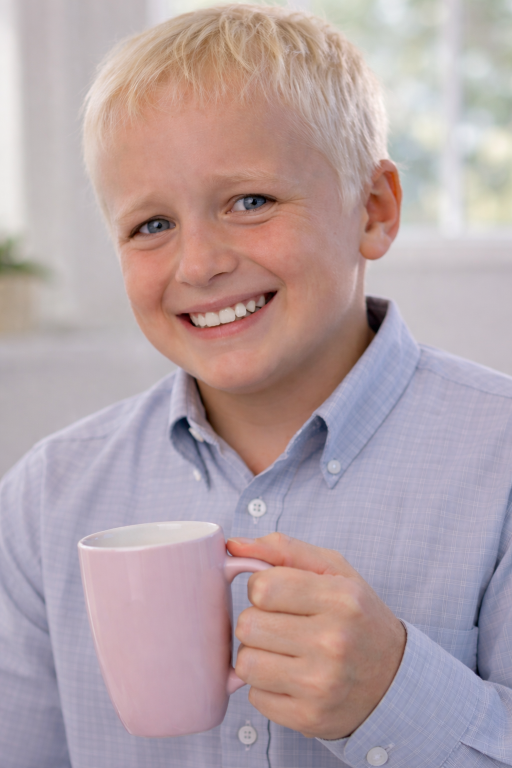
#> input picture data/patient_assets/Patients/kid.png, 1024 x 1536 px (shown at 1/2 size)
$ python -i chart_renderer.py   (imports and definitions only)
#> lines starting #> are read from the running program, lines starting #| are printed output that depends on the picture; after the words box and inside, x2 and y2 are one past the last pixel; in counts of white or black regions, pixels touching at a corner belong together
from __future__ import annotations

import math
import os
import re
import tempfile
import textwrap
import uuid
import warnings
from html import escape
from typing import Callable, Sequence

from rem_card.ui.styles.theme import (
    BG_ALT_ROW,
    BG_CARD,
    BORDER_COLOR,
    BORDER_LIGHT,
    TEXT_PRIMARY,
    TEXT_SECONDARY,
)

# Reports are printed and archived; keep the source PNG at print quality.
# ``fit_chart_images_to_width`` makes a separate smaller copy for the preview.
CHART_DPI = 300
CHART_HTML_WIDTH = 860
MIN_FIGURE_WIDTH_IN = 8.5
MIN_FIGURE_HEIGHT_IN = 3.6


# [196 lines left out: functions configure_chart_style, save_plot, chart_image_html, fit_chart_images_to_width, plot_pie_with_legend, _resized_image_path, not called in this run]


def _trim_image_whitespace(path: str, padding: int = 26) -> None:
#> called with padding = 26
    try:
        from PIL import Image, ImageChops
    except Exception:
        return

    try:
        with Image.open(path) as image:
#> image is the input picture: PIL image 1024x1536 RGB; mean R, G, B 180, 162, 165.7
            source = image.convert("RGB")
            background_color = source.getpixel((0, 0))
#> background_color = (220, 216, 218)
            background = Image.new("RGB", source.size, background_color)
            diff = ImageChops.difference(source, background).convert("L")
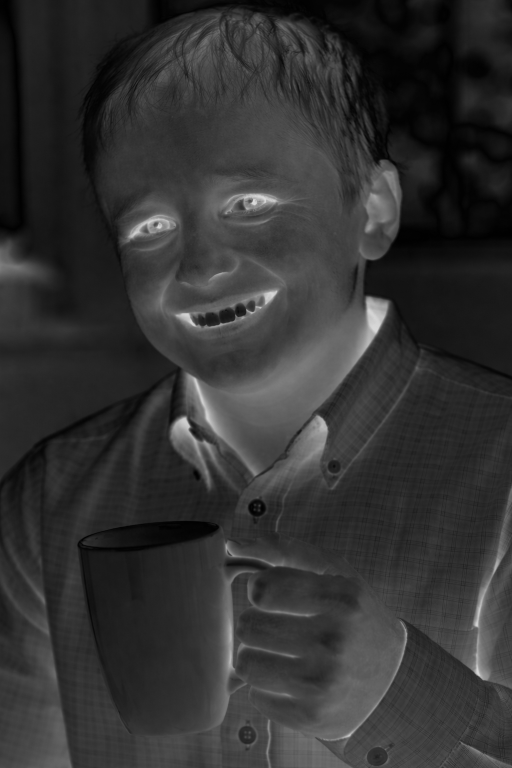
#> diff: PIL image 1024x1536 L (shown at 1/2 size); min 0, max 217, mean 50.4
            mask = diff.point(lambda px: 255 if px > 8 else 0)
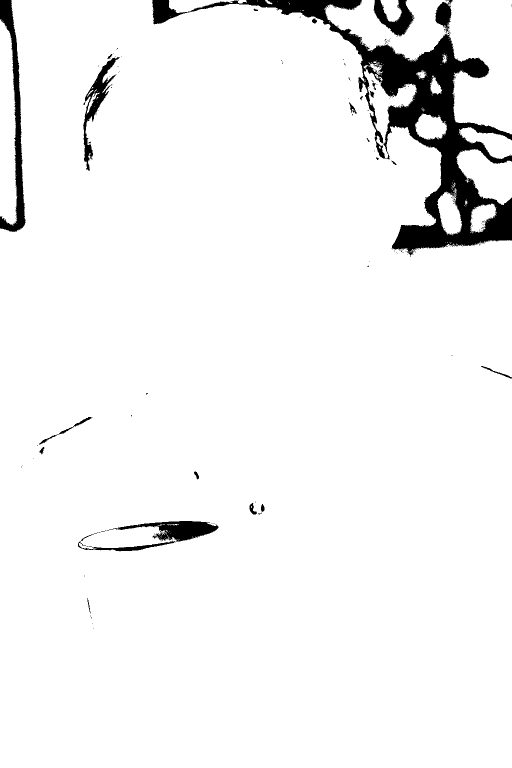
#> mask: PIL image 1024x1536 L (shown at 1/2 size); 95.1% white; 222 black regions (199 under 20 px), largest, box (x1, y1, x2, y2) and area: (304, 0, 1024, 513) 55956, (0, 0, 51, 464) 6891, (214, 1042, 437, 1084) 4033
            bbox = mask.getbbox()
#> bbox = (0, 0, 1024, 1536)
            if not bbox:
                return
            left = max(0, bbox[0] - padding)
#> left = 0
            top = max(0, bbox[1] - padding)
#> top = 0
            right = min(source.width, bbox[2] + padding)
#> right = 1024
            bottom = min(source.height, bbox[3] + padding)
#> bottom = 1536
            if left == 0 and top == 0 and right == source.width and bottom == source.height:
                return
            image.crop((left, top, right, bottom)).save(path, format="PNG", optimize=True)
    except Exception:
        return


# [106 lines left out: functions _wrap_axis_label, _preferred_font, _prepare_figure, _to_float, _clean_label, _format_number and 1 more, not called in this run]

>>> result = _trim_image_whitespace('../../data/patient_assets/Patients/kid.png')

$ run again, on data/patient_assets/Patients/woman.png
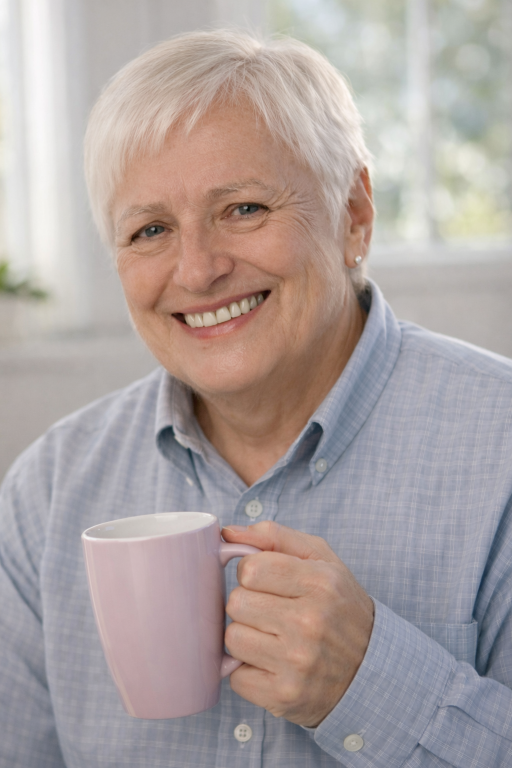
#> input picture data/patient_assets/Patients/woman.png, 1024 x 1536 px (shown at 1/2 size)
#> in _trim_image_whitespace, image is the input picture: PIL image 1024x1536 RGB; mean R, G, B 172.5, 161.4, 159.5
#> background_color = (247, 247, 247)
#> background: PIL image 1024x1536 RGB; every value is 247
#> in _trim_image_whitespace, `diff = ImageChops.difference(source, background).convert("L")`:
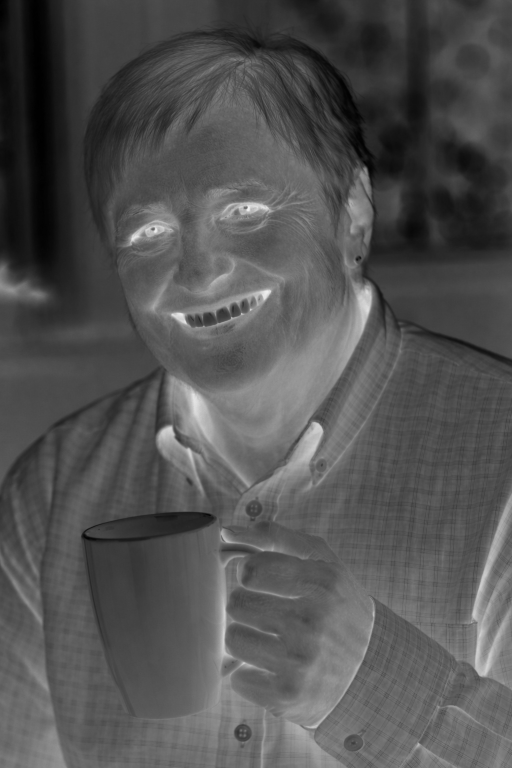
#> diff: PIL image 1024x1536 L (shown at 1/2 size); min 0, max 241, mean 82.5
#> in _trim_image_whitespace, `mask = diff.point(lambda px: 255 if px > 8 else 0)`:
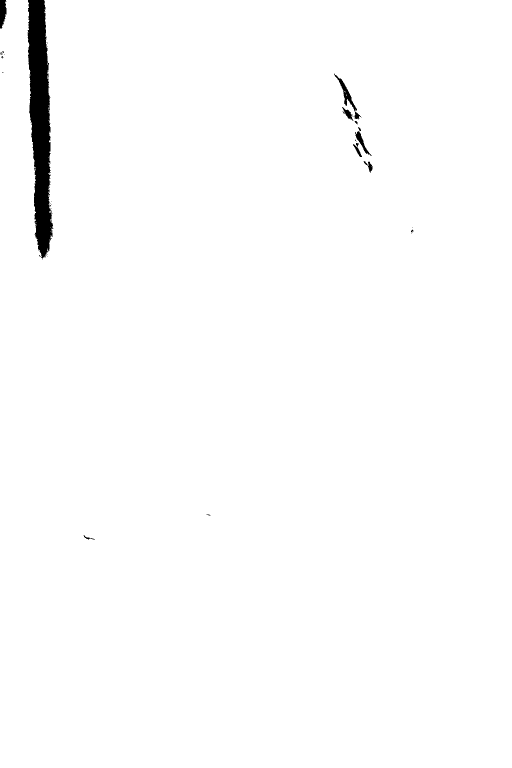
#> mask: PIL image 1024x1536 L (shown at 1/2 size); 98.8% white; 47 black regions (35 under 20 px), largest, box (x1, y1, x2, y2) and area: (55, 0, 107, 517) 17141, (668, 147, 714, 223) 648, (0, 0, 13, 58) 572
#> bbox = (0, 0, 1024, 1536)
#> left = 0
#> right = 1024
#> bottom = 1536
